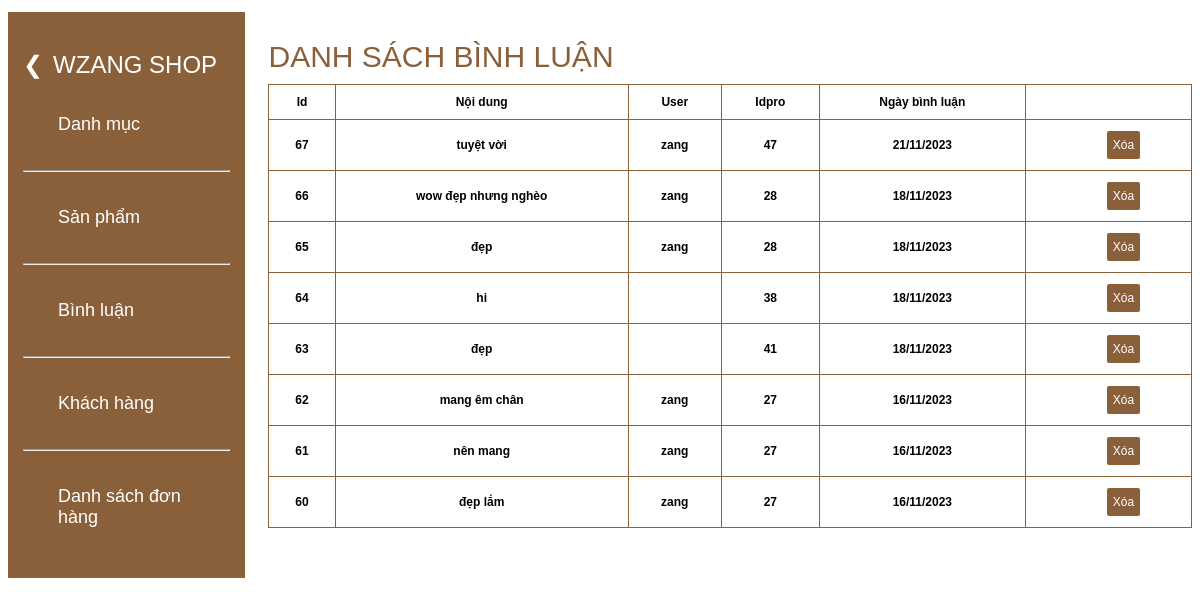
Screenshot of /admin/index.php?act=dsbl with the database file from the repository.
### tables this page shows
CREATE TABLE `binhluan` (
  `id` int(10) NOT NULL,
  `noidung` varchar(255) NOT NULL,
  `user` varchar(255) NOT NULL,
  `idpro` int(10) NOT NULL,
  `ngaybinhluan` varchar(50) NOT NULL
);

### admin/model/pdo.php (called while the page is built, shortened)
<?php
function pdo_get_connection() {
    $dburl = "mysql:host=" . DB_HOST . ";dbname=" . DB_NAME . ";charset=" . DB_CHARSET;
    $username = DB_USER;
    $password = DB_PASSWORD;
    try {
        $conn = new PDO($dburl, $username, $password);
        $conn->setAttribute(PDO::ATTR_ERRMODE, PDO::ERRMODE_EXCEPTION);
        return $conn;
    } catch(PDOException $e) {
        return null;
    }
}
function pdo_query($sql, $args = []) {
    try {
        $conn = pdo_get_connection();
        $stmt = $conn->prepare($sql);
        $stmt->execute($args);
        $rows = $stmt->fetchAll();
        return $rows;
    } catch(PDOException $e) {
        throw $e;
    } finally {
        $conn = null;
    }
}

### admin/model/binhluan.php (called while the page is built, shortened)
<?php
    function loadall_binhluan($idpro){
        $sql="select * from binhluan where 1";
        $sql.=" order by id desc";
        $listbl=pdo_query($sql);
        return $listbl;
    }
?>

### admin/binhluan/list.php (the view)
<div class="boxphai">
    <div class="add mb"> DANH SÁCH BÌNH LUẬN</div>
    <div class="formcontent">
        <div class=" mb formdsloai">
            <table>
                <tr>
                    <th>Id</th>
                    <th>Nội dung</th>
                    <th>User</th>
                    <th>Idpro</th>
                    <th>Ngày bình luận</th>
                    <th></th>
                </tr>
                    <?php
                    foreach ($listbinhluan as $binhluan) {
                    extract($binhluan);
                    $xoabl="index.php?act=xoabl&id=".$id;
                    echo ' <tr>
                        <th>'.$id.'</th>
                        <th>'.$noidung.'</th>
                        <th>'.$user.'</th>
                        <th>'.$idpro.'</th>
                        <th>'.$ngaybinhluan.'</th>
                        <th><a href="'.$xoabl.'"><input type="button" value="Xóa"></a></th>
                    </tr>';
                    }
                    ?>
                   </table>
                </div>
            </div>
 </div>

### admin/css/style.css (style rules this page uses)
* { font-size: 1vw; font-family: sans-serif; }
.boxphai { width: 78%; float: right; position: relative; margin-top: -550px; }
.mb { margin-bottom: 10px; }
.add { color: #8A603A; font-size: 2.5vw; font-family: sans-serif; font-weight: 500; }
.formcontent input[type="submit"],.formcontent input[type="reset"],.formcontent input[type="button"] { width: auto; height: 30px; background-color: #8A603A; color: white; border: 1px solid; margin-left: 30px; border-radius: 3px; }
.formdsloai table { width: 100%; border-collapse: collapse; border: 1px solid #8A603A ; }
.formdsloai table th { padding: 10px; border: 1px solid #8A603A ; width: auto; }

### rows the page displays
binhluan: id "67", noidung "tuyệt vời", user "zang", idpro "47", ngaybinhluan "21/11/2023"
binhluan: id "66", noidung "wow đẹp nhưng nghèo", user "zang", idpro "28", ngaybinhluan "18/11/2023"
binhluan: id "65", noidung "đẹp", user "zang", idpro "28", ngaybinhluan "18/11/2023"
binhluan: id "64", noidung "hi", idpro "38", ngaybinhluan "18/11/2023"
binhluan: id "63", noidung "đẹp", idpro "41", ngaybinhluan "18/11/2023"
binhluan: id "62", noidung "mang êm chân", user "zang", idpro "27", ngaybinhluan "16/11/2023"
binhluan: id "61", noidung "nên mang", user "zang", idpro "27", ngaybinhluan "16/11/2023"
binhluan: id "60", noidung "đẹp lắm", user "zang", idpro "27", ngaybinhluan "16/11/2023"
